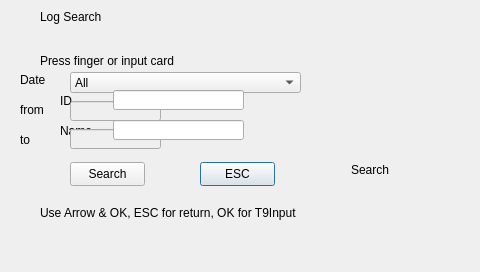
<ui version="4.0" >
 <class>UserDel</class>
 <widget class="QDialog" name="UserDel" >
  <property name="geometry" >
   <rect>
    <x>0</x>
    <y>0</y>
    <width>480</width>
    <height>272</height>
   </rect>
  </property>
  <property name="windowTitle" >
   <string>Dialog</string>
  </property>
  <widget class="QLabel" name="lblBackground" >
   <property name="geometry" >
    <rect>
     <x>0</x>
     <y>0</y>
     <width>480</width>
     <height>272</height>
    </rect>
   </property>
   <property name="text" >
    <string/>
   </property>
   <property name="pixmap" >
    <pixmap resource="../sb3000.qrc" >:/images/res/bg-main.png</pixmap>
   </property>
  </widget>
  <widget class="QLabel" name="lblTitleBackground" >
   <property name="geometry" >
    <rect>
     <x>0</x>
     <y>0</y>
     <width>400</width>
     <height>34</height>
    </rect>
   </property>
   <property name="text" >
    <string/>
   </property>
   <property name="pixmap" >
    <pixmap resource="../sb3000.qrc" >:/images/res/title-1.png</pixmap>
   </property>
  </widget>
  <widget class="QLabel" name="lblTitleText" >
   <property name="geometry" >
    <rect>
     <x>40</x>
     <y>3</y>
     <width>273</width>
     <height>28</height>
    </rect>
   </property>
   <property name="text" >
    <string>Log Search</string>
   </property>
  </widget>
  <widget class="QLabel" name="lblTitleIcon" >
   <property name="geometry" >
    <rect>
     <x>9</x>
     <y>5</y>
     <width>26</width>
     <height>26</height>
    </rect>
   </property>
   <property name="text" >
    <string/>
   </property>
   <property name="pixmap" >
    <pixmap resource="../sb3000.qrc" >:/images/res/SEARCH_GLOG.png</pixmap>
   </property>
   <property name="scaledContents" >
    <bool>true</bool>
   </property>
  </widget>
  <widget class="QLabel" name="lblStatusIcon" >
   <property name="geometry" >
    <rect>
     <x>20</x>
     <y>205</y>
     <width>16</width>
     <height>16</height>
    </rect>
   </property>
   <property name="text" >
    <string/>
   </property>
   <property name="pixmap" >
    <pixmap resource="../sb3000.qrc" >:/images/res/icon-help.png</pixmap>
   </property>
  </widget>
  <widget class="QLabel" name="lblStatusText" >
   <property name="geometry" >
    <rect>
     <x>40</x>
     <y>200</y>
     <width>270</width>
     <height>25</height>
    </rect>
   </property>
   <property name="text" >
    <string>Use Arrow &amp; OK, ESC for return, OK for T9Input</string>
   </property>
  </widget>
  <widget class="QPushButton" name="btnESC" >
   <property name="geometry" >
    <rect>
     <x>200</x>
     <y>162</y>
     <width>75</width>
     <height>24</height>
    </rect>
   </property>
   <property name="text" >
    <string>ESC</string>
   </property>
  </widget>
  <widget class="QLabel" name="lblName" >
   <property name="geometry" >
    <rect>
     <x>60</x>
     <y>120</y>
     <width>50</width>
     <height>21</height>
    </rect>
   </property>
   <property name="text" >
    <string>Name</string>
   </property>
  </widget>
  <widget class="QLineEdit" name="txtTo" >
   <property name="enabled" >
    <bool>false</bool>
   </property>
   <property name="geometry" >
    <rect>
     <x>70</x>
     <y>129</y>
     <width>91</width>
     <height>20</height>
    </rect>
   </property>
  </widget>
  <widget class="QLabel" name="lblStatus" >
   <property name="geometry" >
    <rect>
     <x>40</x>
     <y>50</y>
     <width>279</width>
     <height>21</height>
    </rect>
   </property>
   <property name="text" >
    <string>Press finger or input card</string>
   </property>
   <property name="alignment" >
    <set>Qt::AlignLeading|Qt::AlignLeft|Qt::AlignVCenter</set>
   </property>
  </widget>
  <widget class="QPushButton" name="btnOK" >
   <property name="geometry" >
    <rect>
     <x>70</x>
     <y>162</y>
     <width>75</width>
     <height>24</height>
    </rect>
   </property>
   <property name="text" >
    <string>Search</string>
   </property>
  </widget>
  <widget class="QLabel" name="lblID" >
   <property name="geometry" >
    <rect>
     <x>60</x>
     <y>90</y>
     <width>40</width>
     <height>21</height>
    </rect>
   </property>
   <property name="text" >
    <string>ID</string>
   </property>
  </widget>
  <widget class="QLabel" name="lblTo" >
   <property name="geometry" >
    <rect>
     <x>20</x>
     <y>129</y>
     <width>40</width>
     <height>21</height>
    </rect>
   </property>
   <property name="text" >
    <string>to</string>
   </property>
  </widget>
  <widget class="QComboBox" name="comboDate" >
   <property name="geometry" >
    <rect>
     <x>70</x>
     <y>72</y>
     <width>231</width>
     <height>21</height>
    </rect>
   </property>
   <item>
    <property name="text" >
     <string>All</string>
    </property>
   </item>
   <item>
    <property name="text" >
     <string>Last Week</string>
    </property>
   </item>
   <item>
    <property name="text" >
     <string>Past Month</string>
    </property>
   </item>
   <item>
    <property name="text" >
     <string>Specify Date</string>
    </property>
   </item>
  </widget>
  <widget class="QLabel" name="lblDate" >
   <property name="geometry" >
    <rect>
     <x>20</x>
     <y>72</y>
     <width>40</width>
     <height>16</height>
    </rect>
   </property>
   <property name="text" >
    <string>Date</string>
   </property>
  </widget>
  <widget class="QLineEdit" name="txtFrom" >
   <property name="enabled" >
    <bool>false</bool>
   </property>
   <property name="geometry" >
    <rect>
     <x>70</x>
     <y>101</y>
     <width>91</width>
     <height>20</height>
    </rect>
   </property>
  </widget>
  <widget class="QLabel" name="lblFrom" >
   <property name="geometry" >
    <rect>
     <x>20</x>
     <y>99</y>
     <width>40</width>
     <height>21</height>
    </rect>
   </property>
   <property name="text" >
    <string>from</string>
   </property>
  </widget>
  <widget class="QLineEdit" name="txtName" >
   <property name="geometry" >
    <rect>
     <x>113</x>
     <y>120</y>
     <width>131</width>
     <height>20</height>
    </rect>
   </property>
   <property name="maxLength" >
    <number>8</number>
   </property>
   <property name="alignment" >
    <set>Qt::AlignCenter</set>
   </property>
  </widget>
  <widget class="QLineEdit" name="txtID" >
   <property name="geometry" >
    <rect>
     <x>113</x>
     <y>90</y>
     <width>131</width>
     <height>20</height>
    </rect>
   </property>
   <property name="maxLength" >
    <number>9</number>
   </property>
   <property name="alignment" >
    <set>Qt::AlignCenter</set>
   </property>
  </widget>
  <widget class="QLabel" name="lblEsc" >
   <property name="geometry" >
    <rect>
     <x>400</x>
     <y>0</y>
     <width>80</width>
     <height>34</height>
    </rect>
   </property>
   <property name="text" >
    <string/>
   </property>
   <property name="pixmap" >
    <pixmap resource="../sb3000.qrc" >:/images/res/esc.png</pixmap>
   </property>
  </widget>
  <widget class="QLabel" name="lblBackgroundFrame" >
   <property name="geometry" >
    <rect>
     <x>12</x>
     <y>34</y>
     <width>456</width>
     <height>238</height>
    </rect>
   </property>
   <property name="text" >
    <string/>
   </property>
   <property name="pixmap" >
    <pixmap resource="../sb3000.qrc" >:/images/res/bg-menu.png</pixmap>
   </property>
  </widget>
  <widget class="QLabel" name="lblButtonBackgroud" >
   <property name="geometry" >
    <rect>
     <x>330</x>
     <y>150</y>
     <width>80</width>
     <height>40</height>
    </rect>
   </property>
   <property name="text" >
    <string/>
   </property>
   <property name="pixmap" >
    <pixmap resource="../sb3000.qrc" >:/images/res/bg-button.png</pixmap>
   </property>
  </widget>
  <widget class="QLabel" name="lblButtonTitle" >
   <property name="geometry" >
    <rect>
     <x>345</x>
     <y>156</y>
     <width>50</width>
     <height>28</height>
    </rect>
   </property>
   <property name="text" >
    <string>Search</string>
   </property>
   <property name="alignment" >
    <set>Qt::AlignCenter</set>
   </property>
  </widget>
 </widget>
 <tabstops>
  <tabstop>comboDate</tabstop>
  <tabstop>txtFrom</tabstop>
  <tabstop>txtTo</tabstop>
  <tabstop>txtID</tabstop>
  <tabstop>txtName</tabstop>
  <tabstop>btnOK</tabstop>
  <tabstop>btnESC</tabstop>
 </tabstops>
 <resources>
  <include location="../sb3000.qrc" />
 </resources>
 <connections/>
</ui>
